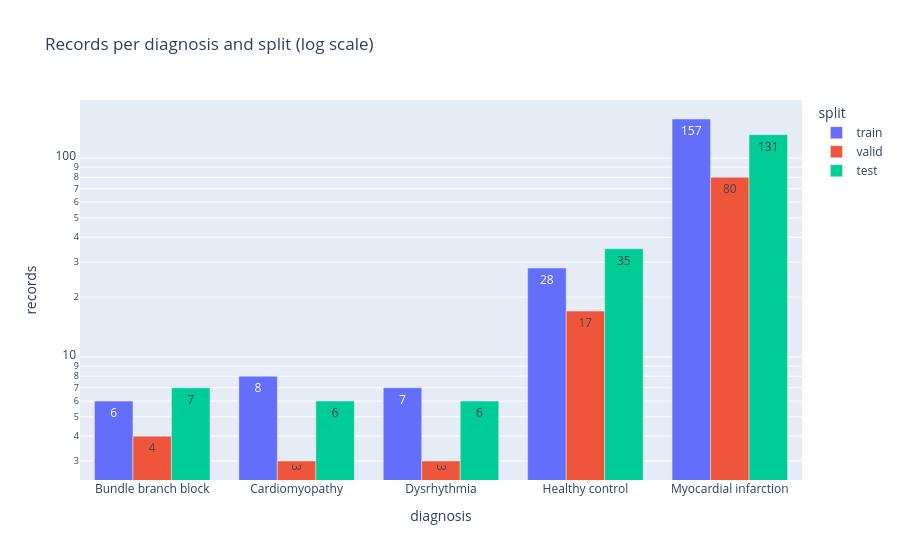

Here is the notebook cell this chart was saved with:
### Markdown cell above
### Data overview (new)

How many records of each diagnosis end up in each split, and what the model actually sees for each class.

### Code cell
# new: number of ECG records per diagnosis in each split. Shows how imbalanced the
# myocardial infarction dominates the dataset.
split_counts = pd.concat([
    train_df["diagnosis"].value_counts().rename("train"),
    valid_df["diagnosis"].value_counts().rename("valid"),
    test_df["diagnosis"].value_counts().rename("test"),
], axis=1).fillna(0).astype(int).reindex(kept_labels)
split_long = split_counts.reset_index(names="diagnosis").melt(id_vars="diagnosis", var_name="split", value_name="records")
px.bar(split_long, x="diagnosis", y="records", color="split", barmode="group", text="records",
       log_y=True, title="Records per diagnosis and split (log scale)")

### Figure 1 — Plotly figure (JSON) as saved in the notebook; plotly's stock layout.template omitted (floating-point values rounded to 4 significant figures)
{"data": [{"alignmentgroup": "True", "hovertemplate": "split=train<br>diagnosis=%{x}<br>records=%{text}<extra></extra>", "legendgroup": "train", "marker": {"color": "#636efa", "pattern": {"shape": ""}}, "name": "train", "offsetgroup": "train", "orientation": "v", "showlegend": true, "text": [6.0, 8.0, 7.0, 28.0, 157.0], "textposition": "auto", "type": "bar", "x": ["Bundle branch block", "Cardiomyopathy", "Dysrhythmia", "Healthy control", "Myocardial infarction"], "xaxis": "x", "y": [6, 8, 7, 28, 157], "yaxis": "y"}, {"alignmentgroup": "True", "hovertemplate": "split=valid<br>diagnosis=%{x}<br>records=%{text}<extra></extra>", "legendgroup": "valid", "marker": {"color": "#EF553B", "pattern": {"shape": ""}}, "name": "valid", "offsetgroup": "valid", "orientation": "v", "showlegend": true, "text": [4.0, 3.0, 3.0, 17.0, 80.0], "textposition": "auto", "type": "bar", "x": ["Bundle branch block", "Cardiomyopathy", "Dysrhythmia", "Healthy control", "Myocardial infarction"], "xaxis": "x", "y": [4, 3, 3, 17, 80], "yaxis": "y"}, {"alignmentgroup": "True", "hovertemplate": "split=test<br>diagnosis=%{x}<br>records=%{text}<extra></extra>", "legendgroup": "test", "marker": {"color": "#00cc96", "pattern": {"shape": ""}}, "name": "test", "offsetgroup": "test", "orientation": "v", "showlegend": true, "text": [7.0, 6.0, 6.0, 35.0, 131.0], "textposition": "auto", "type": "bar", "x": ["Bundle branch block", "Cardiomyopathy", "Dysrhythmia", "Healthy control", "Myocardial infarction"], "xaxis": "x", "y": [7, 6, 6, 35, 131], "yaxis": "y"}], "layout": {"barmode": "group", "legend": {"title": {"text": "split"}, "tracegroupgap": 0}, "title": {"text": "Records per diagnosis and split (log scale)"}, "xaxis": {"anchor": "y", "domain": [0, 1], "title": {"text": "diagnosis"}}, "yaxis": {"anchor": "x", "domain": [0, 1], "title": {"text": "records"}, "type": "log"}}}
